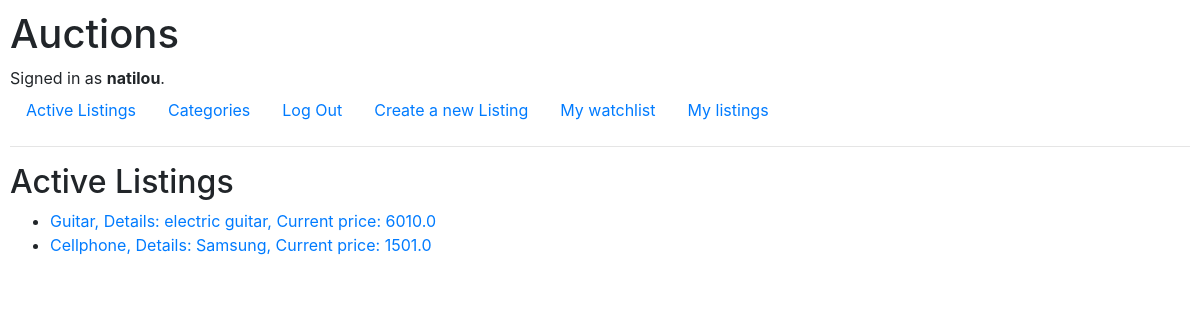
The page / (signed in) on the database its author committed.
### auctions/models.py (models this page shows, shortened)
class User(AbstractUser):
    pass

class Listing(models.Model):
    title = models.CharField(max_length=64)
    description = models.TextField(max_length=300)
    starting_price = models.FloatField()
    currency = models.CharField(max_length=4)
    image_url = models.URLField(null=True, blank=True)
    is_active = models.BooleanField(default=True)
    category = models.ForeignKey(Category, on_delete=models.CASCADE, related_name="listings")
    user = models.ForeignKey(User, on_delete=models.CASCADE, related_name="listings")
    @property
    def current_price(self):
        max_amount = Bid.objects.filter(listing=self).aggregate(Max("amount"))
        if max_amount:
            return max_amount["amount__max"]
        return self.starting_price

### auctions/views.py (the view)
# urls.py: path("", views.index, name="index"),
def index(request):
    listings =  Listing.objects.filter(is_active = True)
    category_id = request.GET.get("category_id")
    if category_id:
        listings = listings.filter(category_id=category_id)
    return render(request, "auctions/index.html", {
        "listings": listings
    })

### auctions/templates/auctions/index.html
{% extends "auctions/layout.html" %}
{% block body %}
    {% if listings %}
        <h2>Active Listings</h2>
            <ul>
                {% for listing in listings %}
                <li>
                    <a href="{% url 'listing' listing.id %}"> {{listing.title}}, Details: {{listing.description}}, Current price: {{ listing.current_price }} </a>
                </li>
                {% endfor %}
            </ul>
    {% else %}
        <h3> No active listings for this category </h3>
    {% endif %}
{% endblock %}

### auctions/templates/auctions/layout.html (shortened to what this page needs)
{% load static %}
<!DOCTYPE html>
<html lang="en">
    <head>
        <link rel="stylesheet" href="https://stackpath.bootstrapcdn.com/bootstrap/4.4.1/css/bootstrap.min.css">
        <link href="{% static 'auctions/styles.css' %}" rel="stylesheet">
    </head>
    <body>
        <h1>Auctions</h1>
        <div>
            {% if user.is_authenticated %}
                Signed in as <strong>{{ user.username }}</strong>.
            {% else %}
                Not signed in.
            {% endif %}
        </div>
        <ul class="nav">
            <li class="nav-item">
                <a class="nav-link" href="{% url 'index' %}">Active Listings</a>
            </li>
            <li class="nav-item">
                <a class="nav-link" href="{% url 'show_categories' %}">Categories</a>
            </li>
            {% if user.is_authenticated %}
                <li class="nav-item">
                    <a class="nav-link" href="{% url 'logout' %}">Log Out</a>
                </li>
                <li class="nav-item">
                    <a class="nav-link" href="{% url 'new' %}">Create a new Listing</a>
                </li>
                <li class="nav-item">
                    <a class="nav-link" href="{% url 'show_watchlist' %}">My watchlist</a>
                </li>
                <li class="nav-item">
                    <a class="nav-link" href="{% url 'show_my_listings' %}">My listings</a>
                </li>
            {% endif %}
        </ul>
        <hr>
        {% block body %}
        {% endblock %}
    </body>
</html>

### auctions/static/auctions/styles.css (style rules this page uses)
body { padding: 10px; }

### rows shown on the page
User: username "natilou"
Listing: title "Guitar", description "electric guitar", current_price "6010.0"
Listing: title "Cellphone", description "Samsung", current_price "1501.0"
